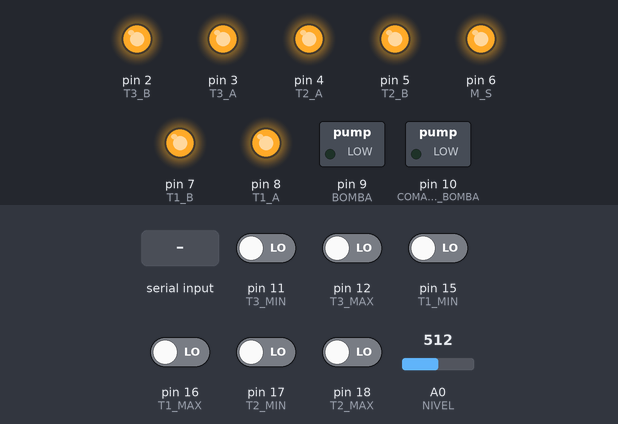
Bench run of a sketch on a simulated Arduino Uno, built with avr-gcc and run on an emulated ATmega328P. Parts: switched loads named in the sketch (green lamp = pin HIGH), output pins drawn as LEDs (lit = HIGH). Inputs (shaded band) come from the test bench; at power-on: pin 11 (T3_MIN), pin 12 (T3_MAX), pin 15 (T1_MIN), pin 16 (T1_MAX), pin 17 (T2_MIN), pin 18 (T2_MAX) LOW, A0 (NIVEL) = 512. What the sketch prints to the serial monitor is not drawn.

Above: at 1.2 s.
1.3 s: "30,150\n" received over Serial
At 1.95 s:
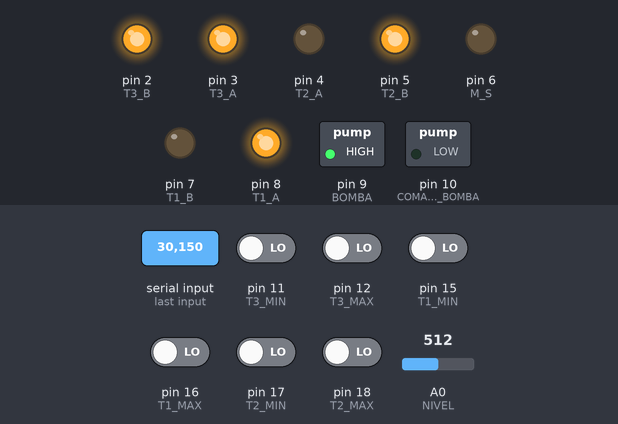
3.5 s: "90,45\n" received over Serial
At 4.19 s:
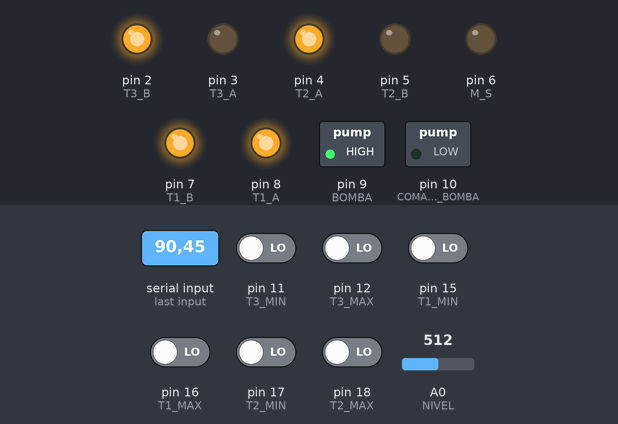
5.8 s: "2\n" received over Serial
At 6.05 s:
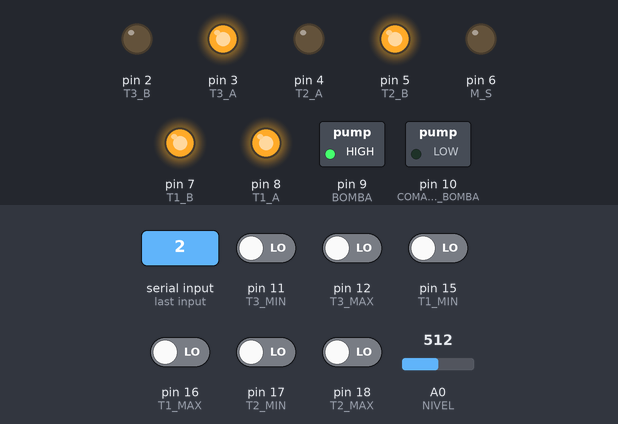
Timing chart, 0 to 8.8 s (numbered marks = the images above; inputs shaded):
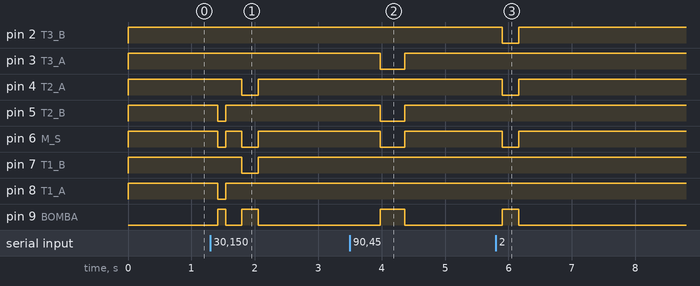

The sketch:

planta_defalut.ino
```cpp
#define T1_A 8 //Solenoide - Alto - Tanque 1
#define T1_B 7 //Solenoide - Baixo - Tanque 1

#define T2_A 4 //Solenoide - Alto - Tanque 2
#define T2_B 5 //Solenoide - Baixo - Tanque 2

#define T3_A 3 //Solenoide - Alto - Tanque 3
#define T3_B 2 //Solenoide - Baixo - Tanque 3

#define M_S 6 //Solenoide da saida do motor

#define BOMBA 9 //PWM da BOMBA
#define COMANDO_BOMBA 10 //Direção da Bomba

#define NIVEL A0   //Sensor de Pressão diferencial para medir nível do Tanque 2
#define T1_MIN 15  //Sensor Nivel Mínimo Tanque 1
#define T1_MAX 16  //Sensor Nivel Mínimo Tanque 1
#define T2_MIN 17  //Sensor Nivel Mínimo Tanque 2
#define T2_MAX 18  //Sensor Nivel Mínimo Tanque 2
#define T3_MIN 11  //Sensor Nivel Mínimo Tanque 3
#define T3_MAX 12  //Sensor Nivel Mínimo Tanque 3

int POT = 255,
    modo = 0,
    pressao = 0;

bool T1_NIVEL_MIN = 0,
     T1_NIVEL_MAX = 0,
     T2_NIVEL_MIN = 0,
     T2_NIVEL_MAX = 0,
     T3_NIVEL_MIN = 0,
     T3_NIVEL_MAX = 0;

float  nivel = 0;

//modos
// 0 - Desligado
// 1 - Encher o tanque 2 com o tanque 1
// 2 - Encher o tanque 2 com o tanque 3
// 3 - Encher o tanque 1 com o tanque 2
// 4 - Encher o tanque 3 com o tanque 2


void setup() {
  pinMode(T1_A, OUTPUT);
  pinMode(T1_B, OUTPUT);
  pinMode(T2_A, OUTPUT);
  pinMode(T2_B, OUTPUT);
  pinMode(T3_A, OUTPUT);
  pinMode(T3_B, OUTPUT);
  pinMode(M_S, OUTPUT);
  pinMode(BOMBA, OUTPUT);
  pinMode(COMANDO_BOMBA, OUTPUT);

  pinMode(NIVEL, INPUT);
  pinMode(T1_MIN, INPUT);
  pinMode(T1_MAX, INPUT);
  pinMode(T2_MIN, INPUT);
  pinMode(T2_MAX, INPUT);
  pinMode(T3_MIN, INPUT);
  pinMode(T3_MAX, INPUT);

  Serial.begin(9600);
}

void loop() {

  if (Serial.available() > 0) {
    // read the incoming byte:
           modo = Serial.read() - 48;
  }
  switch (modo) {
    case 0:
      {
        solenoides(1, 1, 1, 1, 1, 1, 1);
        analogWrite(BOMBA, 0);
        break;
      }
    case 1:
      {
        encher_T2_com_T1();
        break;
      }
    case 2:
      {
        encher_T2_com_T3();
        break;
      }
    case 3:
      {
        encher_T1_com_T2();
        break;
      }
    case 4:
      {
        encher_T3_com_T2();
        break;
      }
    default:
      {
        modo = 0;
      }

  }

  pressao = analogRead(NIVEL);
  T1_NIVEL_MIN = digitalRead(T1_MIN);
  T1_NIVEL_MAX = digitalRead(T1_MAX);
  T2_NIVEL_MIN = digitalRead(T2_MIN);
  T2_NIVEL_MAX = digitalRead(T2_MAX);
  T3_NIVEL_MIN = digitalRead(T3_MIN);
  T3_NIVEL_MAX = digitalRead(T3_MAX);

  nivel = 0.25*pressao + 79.89;


Serial.print("Nivel T2 = ");
  Serial.print(nivel);
  Serial.print(" ");

  Serial.print("MIN T1 = ");
  Serial.print(T1_NIVEL_MIN);
  Serial.print("  ");

  Serial.print("MAX T1 = ");
  Serial.print(T1_NIVEL_MAX);
  Serial.print("  ");

  Serial.print("MIN T2 = ");
  Serial.print(T2_NIVEL_MIN);
  Serial.print("  ");

  Serial.print("MAX T2 = ");
  Serial.print(T2_NIVEL_MAX);
  Serial.print("  ");

  Serial.print("MIN T3 = ");
  Serial.print(T3_NIVEL_MIN);
  Serial.print("  ");

  Serial.print("MAX T3 = ");
  Serial.print(T3_NIVEL_MAX);
  Serial.println("  ");


  delay(100);
}


void solenoides(int Tanque_1_A,  int Tanque_1_B, int Tanque_2_A, int Tanque_2_B, int Tanque_3_A, int Tanque_3_B, int Saida_Bomba) {
  digitalWrite(T1_A, Tanque_1_A);
  digitalWrite(T1_B, Tanque_1_B);
  digitalWrite(T2_A, Tanque_2_A);
  digitalWrite(T2_B, Tanque_2_B);
  digitalWrite(T3_A, Tanque_3_A);
  digitalWrite(T3_B, Tanque_3_B);
  digitalWrite(M_S, Saida_Bomba);
}

void encher_T2_com_T1() {
  solenoides(1, 0, 0, 1, 1, 1, 0);
  analogWrite(BOMBA, POT);
}

void encher_T2_com_T3() {
  solenoides(1, 1, 0, 1, 1, 0, 0);
  analogWrite(BOMBA, POT);
}

void encher_T1_com_T2() {
  solenoides(0, 1, 1, 0, 1, 1, 0);
  analogWrite(BOMBA, POT);
}

void encher_T3_com_T2() {
  solenoides(1, 1, 1, 0, 0, 1, 0);
  analogWrite(BOMBA, POT);
}
```

Measured:
- after the input at 1.3 s, pin 4 (T2_A): HIGH → LOW after 0.50 s, → HIGH 0.26 s later; pin 5 (T2_B): HIGH → LOW after 0.11 s, → HIGH 0.13 s later
- after the input at 3.5 s, pin 3 (T3_A), pin 5 (T2_B), pin 6 (M_S): HIGH → LOW after 0.48 s, → HIGH 0.38 s later; pin 9 (BOMBA): LOW → HIGH after 0.48 s, → LOW 0.38 s later
- after the input at 5.8 s, pin 2 (T3_B), pin 4 (T2_A), pin 6 (M_S): HIGH → LOW after 0.10 s, → HIGH 0.26 s later; pin 9 (BOMBA): LOW → HIGH after 0.10 s, → LOW 0.26 s later
